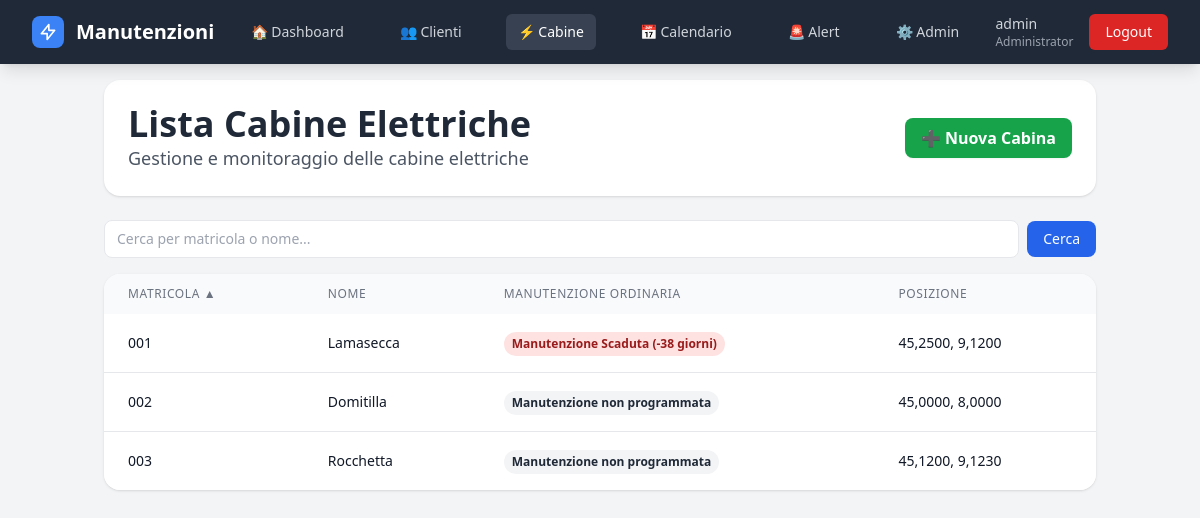
The app's page /cabine/ (signed in), older data.
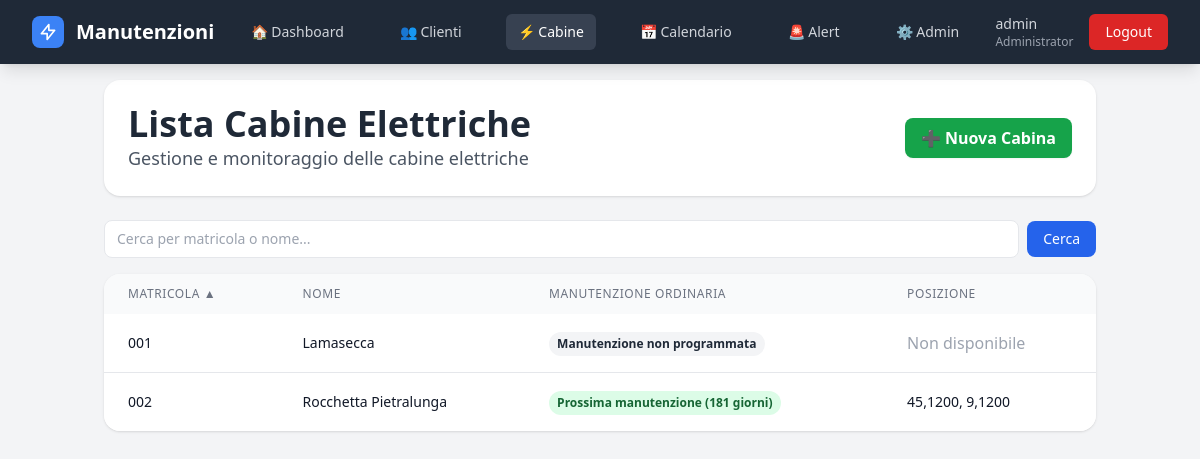
The same page, newer data.
### gestione/models.py (models this page shows, shortened)
class User(AbstractUser):
    RUOLI_CHOICES = [
        ('Administrator', 'Administrator'),
        ('Controlroom', 'Controlroom'),
        ('Operatore', 'Operatore'),
    ]
    ruolo = models.CharField(max_length=20, choices=RUOLI_CHOICES, default='Operatore')
    def is_administrator(self):
        return self.is_superuser or self.ruolo == 'Administrator'

class Cabina(models.Model):
    nome = models.CharField(max_length=200, verbose_name="Nome/Denominazione")
    matricola = models.CharField(max_length=50, unique=True, verbose_name="Matricola")
    cliente = models.ForeignKey(Cliente, on_delete=models.CASCADE, related_name='cabine', verbose_name="Cliente")
    fonte = models.CharField(max_length=50,blank=True,verbose_name="Fonte energetica")
    guardiania = models.CharField(max_length=100, blank=True, verbose_name="Guardiania")
    chiave = models.CharField(max_length=50, blank=True, verbose_name="N° Chiave")
    pod = models.CharField(max_length=50, blank=True, verbose_name="POD")
    telefono_guardiania = models.CharField(max_length=20, blank=True, verbose_name="Tel. Guardiania")
    societa_proprietaria = models.CharField(max_length=100, blank=True, verbose_name="Società proprietaria")
    latitudine = models.DecimalField(max_digits=10, decimal_places=8, null=True, blank=True, verbose_name="Latitudine")
    longitudine = models.DecimalField(max_digits=11, decimal_places=8, null=True, blank=True, verbose_name="Longitudine")
    attiva = models.BooleanField(default=True, verbose_name="Attiva")
    note = models.TextField(blank=True, verbose_name="Note")
    template_report = models.ForeignKey(
        'ReportTemplate',
        on_delete=models.SET_NULL,
        null=True,
        blank=True,
        related_name='cabine_assegnate',
        verbose_name="Template report"
    )
    def prossima_manutenzione(self):
        prossima = (
            self.manutenzioni
            .filter(stato='programmata')
            .order_by('data_programmata')
            .first()
        )
        return prossima.data_programmata if prossima else None
    def giorni_alla_manutenzione_ordinaria(self):
        prossima = self.prossima_manutenzione()
        if prossima:
            delta = prossima - timezone.now().date()
            return delta.days
        return None
    def stato_manutenzione_ordinaria(self):
        giorni = self.giorni_alla_manutenzione_ordinaria()
        if giorni is None:
            return 'nessuna_programmata'
        elif giorni < 0:
            return 'scaduta'
        elif giorni <= 30:
            return 'in_scadenza'
        else:
            return 'ok'
    class Meta:
        verbose_name = "Cabina"
        verbose_name_plural = "Cabine"
        ordering = ['matricola']

### gestione/views.py (the view)
# urls.py: path('cabine/', views.lista_cabine, name='lista_cabine'),
@login_required
def lista_cabine(request):
    sort = request.GET.get('sort', 'matricola')
    direction = request.GET.get('direction', 'asc')
    search = request.GET.get('q', '')  # <- nuova barra ricerca
    qs = Cabina.objects.filter(attiva=True)
    if search:
        qs = qs.filter(
            Q(matricola__icontains=search) |
            Q(nome__icontains=search)
        )
    if sort in {'matricola', 'nome'}:
        order_by = sort if direction == 'asc' else f'-{sort}'
        qs = qs.order_by(order_by)
    else:
        qs = qs.order_by('matricola')
    cabine = list(qs)
    for cabina in cabine:
        cabina.stato_ordinaria = cabina.stato_manutenzione_ordinaria()
        cabina.giorni_ordinaria = cabina.giorni_alla_manutenzione_ordinaria()
        cabina.componenti_ok = cabina.componenti_scadenza = cabina.componenti_scaduti = 0
        for comp in cabina.componenti.filter(attivo=True):
            stato = comp.stato_manutenzione()
            if stato == 'ok': cabina.componenti_ok += 1
            elif stato == 'in_scadenza': cabina.componenti_scadenza += 1
            elif stato == 'scaduta': cabina.componenti_scaduti += 1
    if sort == 'stato_ordinaria':
        order = {'ok': 1, 'in_scadenza': 2, 'scaduta': 3}
        cabine.sort(
            key=lambda c: order.get(c.stato_ordinaria, 99),
            reverse=(direction == 'desc')
        )
    headers = [
        ('matricola', 'Matricola'),
        ('nome', 'Nome'),
        ('stato_ordinaria', 'Manutenzione Ordinaria'),
    ]
    return render(request, 'cabine/lista.html', {
        'cabine': cabine,
        'sort': sort,
        'direction': direction,
        'headers': headers,
        'search': search,  # <- passo anche nel context
    })

### gestione/context_processors.py (called while the page is built)
def alert_count(request):
    if not request.user.is_authenticated:
        return {}
    alert_attivi = Alert.objects.filter(silenziato=False)
    scaduti = sum(1 for a in alert_attivi if a.priorita == "scaduto")
    in_scadenza = sum(1 for a in alert_attivi if a.priorita == "in_scadenza")
    return {
        "alert_scaduti": scaduti,
        "alert_in_scadenza": in_scadenza,
        "alert_count": scaduti + in_scadenza,
    }

### gestione/models.py (called while the page is built)
    @property
    def giorni_restanti(self):
        data_riferimento = self.posticipato_a or self.scadenza
        return (data_riferimento - timezone.localdate()).days

    @property
    def priorita(self):
        giorni = self.giorni_restanti
        if giorni < 0:
            return "scaduto"
        elif giorni < 30:
            return "in_scadenza"
        else:
            return "normale"

### templates/cabine/lista.html (shortened to what this page needs)
{% extends 'base.html' %}
{% block content %}
<div class="max-w-xl md:max-w-5xl mx-auto px-4 pt-4 pb-24 md:pb-8">
  <section class="bg-white shadow rounded-2xl p-4 md:p-6 mb-4 md:mb-6">
    <div class="flex flex-col gap-3 sm:flex-row sm:items-center sm:justify-between">
      <div class="min-w-0">
        <h1 class="text-2xl md:text-4xl font-bold text-gray-800">Lista Cabine Elettriche</h1>
        <p class="text-gray-600 text-base md:text-lg">Gestione e monitoraggio delle cabine elettriche</p>
      </div>
      {% if user.is_administrator or user.is_controlroom %}
      <a href="{% url 'crea_cabina' %}"
         class="hidden md:inline-flex items-center gap-2 bg-green-600 hover:bg-green-700
                text-white font-semibold px-4 py-2 rounded-lg shadow-sm">
        ➕ Nuova Cabina
      </a>
      {% endif %}
    </div>
  </section>
<form method="get" class="mb-4 flex items-center gap-2">
  <input type="text" name="q" value="{{ search }}"
         placeholder="Cerca per matricola o nome..."
         class="flex-1 border rounded-lg px-3 py-2 text-sm"
  >
  <button type="submit"
          class="bg-blue-600 hover:bg-blue-700 text-white px-4 py-2 rounded-lg text-sm">
    Cerca
  </button>
</form>
  <section class="hidden md:block bg-white shadow rounded-2xl overflow-hidden">
    <div class="overflow-x-auto">
      <table class="min-w-full">
        <thead class="bg-gray-50">
          <tr>
            {% for field, label in headers %}
              <th class="px-6 py-3 text-left text-xs font-medium text-gray-500 uppercase tracking-wider">
                {% if sort == field and direction == 'asc' %}
                  <a href="?sort={{ field }}&direction=desc" class="flex items-center gap-1 hover:underline">
                    {{ label }} ▲
                  </a>
                {% elif sort == field and direction == 'desc' %}
                  <a href="?sort={{ field }}&direction=asc" class="flex items-center gap-1 hover:underline">
                    {{ label }} ▼
                  </a>
                {% else %}
                  <a href="?sort={{ field }}&direction=asc" class="flex items-center gap-1 hover:underline">
                    {{ label }}
                  </a>
                {% endif %}
              </th>
            {% endfor %}
            <th class="px-6 py-3 text-left text-xs font-medium text-gray-500 uppercase tracking-wider">
                Posizione
              </th>
          </tr>
        </thead>
        <tbody class="bg-white divide-y divide-gray-200">
          {% for cabina in cabine %}
          <tr class="hover:bg-gray-50 cursor-pointer" onclick="window.location='{% url 'dettaglio_cabina' cabina.matricola %}'">
            <td class="px-6 py-4 whitespace-nowrap">
              <div class="text-sm font-medium text-gray-900 break-all">{{ cabina.matricola }}</div>
            </td>
            <td class="px-6 py-4 whitespace-nowrap">
              <div class="text-sm font-medium text-gray-900 break-all">{{ cabina.nome }}</div>
            </td>
            <td class="px-6 py-4 whitespace-nowrap">
              {% if cabina.stato_ordinaria == 'scaduta' %}
                <span class="inline-flex px-2 py-1 text-xs font-semibold rounded-full bg-red-100 text-red-800">
                  Manutenzione Scaduta ({{ cabina.giorni_ordinaria }} giorni)
                </span>
              {% elif cabina.stato_ordinaria == 'in_scadenza' %}
                <span class="inline-flex px-2 py-1 text-xs font-semibold rounded-full bg-yellow-100 text-yellow-800">
                  Manutenzione in scadenza ({{ cabina.giorni_ordinaria }} giorni)
                </span>
              {% elif cabina.stato_ordinaria == 'ok' %}
                <span class="inline-flex px-2 py-1 text-xs font-semibold rounded-full bg-green-100 text-green-800">
                  Prossima manutenzione ({{ cabina.giorni_ordinaria }} giorni)
                </span>
              {% else %}
                <span class="inline-flex px-2 py-1 text-xs font-semibold rounded-full bg-gray-100 text-gray-800">
                  Manutenzione non programmata
                </span>
              {% endif %}
            </td>
            <td class="px-6 py-4 whitespace-nowrap">
              {% if cabina.latitudine and cabina.longitudine %}
                <div class="text-sm text-gray-900">{{ cabina.latitudine|floatformat:4 }}, {{ cabina.longitudine|floatformat:4 }}</div>
              {% else %}
                <span class="text-gray-400">Non disponibile</span>
              {% endif %}
            </td>
          </tr>
          {% empty %}
          <tr>
            <td colspan="6" class="px-6 py-4 text-center text-gray-500">Nessuna cabina trovata</td>
          </tr>
          {% endfor %}
        </tbody>
      </table>
    </div>
  </section>
</div>
{% endblock %}

### templates/base.html (shortened to what this page needs)
<!DOCTYPE html>
<html lang="it">
<head>
    <script src="https://cdn.tailwindcss.com"></script>
<link href="https://cdn.jsdelivr.net/npm/fullcalendar@6.1.10/index.global.min.css" rel="stylesheet">
</head>
<body class="bg-gray-100 min-h-screen">
    {% if user.is_authenticated %}
    <nav class="bg-primary shadow-lg fixed w-full top-0 z-50">
        <div class="max-w-7xl mx-auto px-4 sm:px-6 lg:px-8">
            <div class="flex justify-between h-16">
                <div class="flex items-center">
                    <div class="flex-shrink-0">
                        <a href="{% url 'dashboard' %}" class="flex items-center">
                            <div class="w-8 h-8 bg-blue-500 rounded-lg flex items-center justify-center mr-3">
                                <svg class="w-5 h-5 text-white" fill="none" stroke="currentColor" viewBox="0 0 24 24">
                                    <path stroke-linecap="round" stroke-linejoin="round" stroke-width="2"
                                        d="M13 10V3L4 14h7v7l9-11h-7z"></path>
                                </svg>
                            </div>
                            <span class="text-white text-xl font-bold">Manutenzioni</span>
                        </a>
                    </div>
                </div>
                <div class="hidden md:flex items-center space-x-8">
                    <a href="{% url 'dashboard' %}"
                        class="text-gray-300 hover:text-white px-3 py-2 rounded-md text-sm font-medium transition-colors
                              {% if request.resolver_match.url_name == 'dashboard' %}bg-secondary text-white{% endif %}">
                        🏠 Dashboard
                    </a>
                    <a href="{% url 'lista_clienti' %}" class="text-gray-300 hover:text-white px-3 py-2 rounded-md text-sm font-medium transition-colors
                              {% if 'clienti' in request.resolver_match.url_name %}bg-secondary text-white{% endif %}">
                        👥 Clienti
                    </a>
                    <a href="{% url 'lista_cabine' %}" class="text-gray-300 hover:text-white px-3 py-2 rounded-md text-sm font-medium transition-colors
                              {% if 'cabine' in request.resolver_match.url_name %}bg-secondary text-white{% endif %}">
                        ⚡ Cabine
                    </a>
                    <a href="{% url 'calendario' %}"
   class="text-gray-300 hover:text-white px-3 py-2 rounded-md text-sm font-medium transition-colors
          {% if request.resolver_match.url_name == 'calendario' %}bg-secondary text-white{% endif %}">
    📅 Calendario
</a>
                    <a href="{% url 'lista_alert' %}" class="text-gray-300 hover:text-white px-3 py-2 rounded-md text-sm font-medium transition-colors relative
          {% if request.resolver_match.url_name == 'lista_alert' %}bg-secondary text-white{% endif %}">
                        🚨 Alert
                    </a>
                    {% if user.is_administrator %}
                    <a href="/admin/"
                        class="text-gray-300 hover:text-white px-3 py-2 rounded-md text-sm font-medium transition-colors">
                        ⚙️ Admin
                    </a>
                    {% endif %}
                </div>
                <div class="hidden md:flex items-center space-x-4">
                    <div class="text-gray-300 text-sm">
                        <span class="font-medium">{{ user.get_full_name|default:user.username }}</span>
                        <span class="text-xs block text-gray-400">
                            {% if user.is_administrator %}Administrator
                            {% elif user.is_controlroom %}Control Room
                            {% elif user.is_operatore %}Operatore
                            {% endif %}
                        </span>
                    </div>
                    <a href="{% url 'logout' %}"
                        class="bg-red-600 hover:bg-red-700 text-white px-4 py-2 rounded-md text-sm font-medium transition-colors">
                        Logout
                    </a>
                </div>
            </div>
        </div>
    </nav>
    {% endif %}
    <main class="{% if user.is_authenticated %}pt-16{% endif %}">
        {% block content %}
        {% endblock %}
    </main>
</body>
</html>

Row changes from the older to the newer data that the page shows:
removed Cabina: matricola "001", nome "Lamasecca", giorni_ordinaria "-38", latitudine "45,2500", longitudine "9,1200"
removed Cabina: matricola "002", nome "Domitilla", shows "Manutenzione non programmata", latitudine "45,0000", longitudine "8,0000"
removed Cabina: matricola "003", nome "Rocchetta", shows "Manutenzione non programmata", latitudine "45,1200", longitudine "9,1230"
added Cabina: matricola "001", nome "Lamasecca", shows "Manutenzione non programmata", shows "Non disponibile"
added Cabina: matricola "002", nome "Rocchetta Pietralunga", giorni_ordinaria "181", latitudine "45,1200", longitudine "9,1200"
